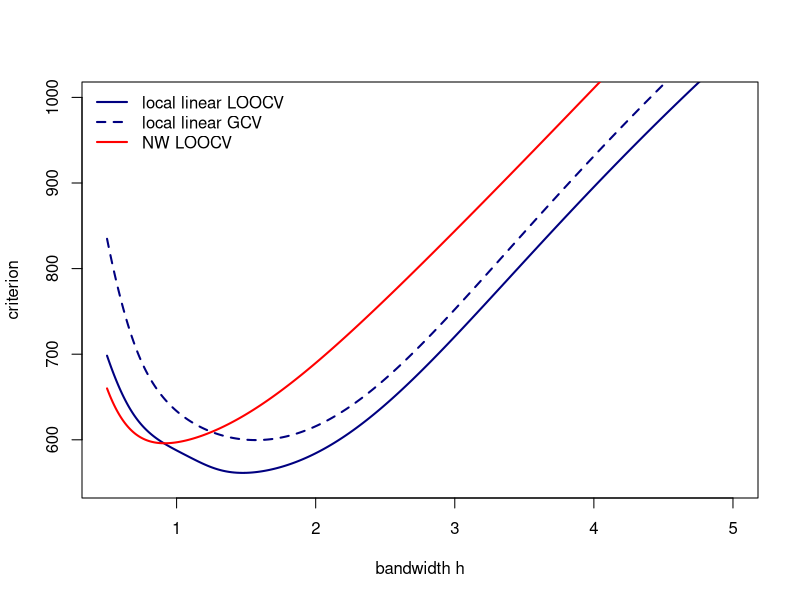
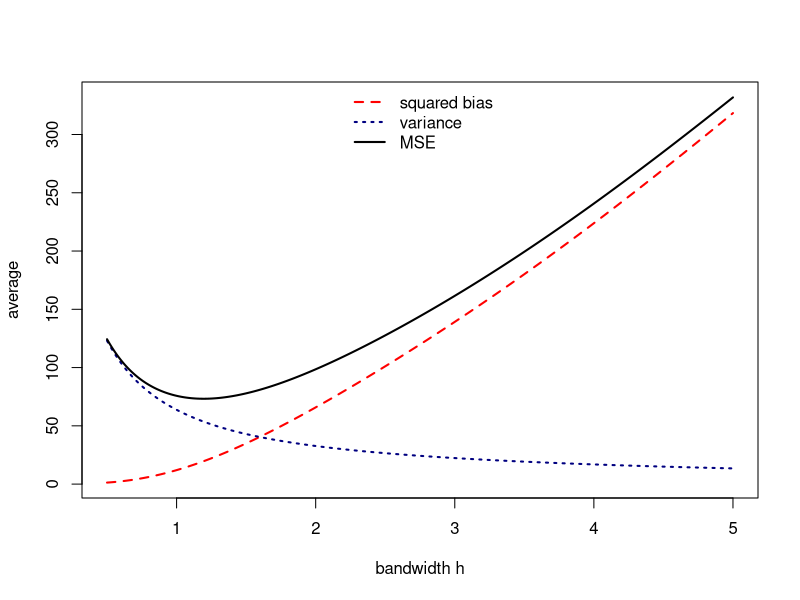

Generate these figures, in order, with R:
#' ---
#' title: "Session 20 — Smoother matrices, effective df and cross-validation"
#' subtitle: "Statistical Modelling (BAM), Spring 2027"
#' author: "Prof. Dae-Jin Lee (daelee@faculty.ie.edu)"
#' output: html_document
#' ---
#' 

#' 
## ----data---------------------------------------------------------------------
library(MASS)
data(mcycle)
x <- mcycle$times
y <- mcycle$accel
n <- length(y)
nw_S <- function(x0, x, h) {
  K <- dnorm(outer(x0, x, "-") / h)
  K / rowSums(K)
}
ll_S <- function(x0, x, h) {
  t(sapply(x0, function(u) {
    w <- dnorm((x - u) / h)
    X <- cbind(1, x - u)
    solve(crossprod(X, w * X), t(X * w))[1, ]
  }))
}

#' 
#' ## 1. A hand-sized example
#' 
#' Five points, triangular kernel $K(u) = (1 - |u|)_+$, bandwidth $h = 2$.
#' Neighbours at distance 0, 1, 2 get weights 1, 1/2, 0.
#' 
## ----toy----------------------------------------------------------------------
xt <- 1:5
yt <- c(2, 4, 3, 7, 9)
Kt <- pmax(1 - abs(outer(xt, xt, "-")) / 2, 0)
St <- Kt / rowSums(Kt)
St
ft <- drop(St %*% yt)
rt <- yt - ft
c(edf = sum(diag(St)), RSS = sum(rt^2))
cbind(fitted = ft, resid = rt, loo_resid = rt / (1 - diag(St)))
c(LOOCV = mean((rt / (1 - diag(St)))^2),
  GCV = 5 * sum(rt^2) / (5 - sum(diag(St)))^2)

#' 
#' ## 2. Leave-one-out CV without refitting
#' 
#' For Nadaraya–Watson, local polynomials with a fixed bandwidth and penalized
#' least squares, the leave-one-out residual is exactly
#' $(y_i - \hat f_i)/(1 - S_{ii})$. Check it by brute force for $h = 2$.
#' 
## ----loo-check----------------------------------------------------------------
h <- 2
S <- nw_S(x, x, h)
r <- y - drop(S %*% y)
shortcut <- mean((r / (1 - diag(S)))^2)
brute <- mean(sapply(1:n, function(i) {
  w <- dnorm((x[-i] - x[i]) / h)
  (y[i] - sum(w * y[-i]) / sum(w))^2
}))
c(shortcut = shortcut, brute_force = brute)

#' 
#' ## 3. Choosing h by LOOCV and GCV
#' 
#' $\mathrm{GCV}(h) = n\,\mathrm{RSS}(h) / (n - \mathrm{tr}\,S_h)^2$ replaces each
#' $S_{ii}$ by the average $\mathrm{tr}(S_h)/n$.
#' 
## ----choose-h-----------------------------------------------------------------
crit <- function(S) {
  f <- drop(S %*% y); r <- y - f; edf <- sum(diag(S))
  c(edf = edf, LOOCV = mean((r / (1 - diag(S)))^2),
    GCV = n * sum(r^2) / (n - edf)^2)
}
hs <- seq(0.5, 5, by = 0.01)
tab_nw <- t(sapply(hs, function(h) crit(nw_S(x, x, h))))
tab_ll <- t(sapply(hs, function(h) crit(ll_S(x, x, h))))
best <- function(tab, col) c(h = hs[which.min(tab[, col])], tab[which.min(tab[, col]), ])
rbind(NW_LOOCV = best(tab_nw, "LOOCV"), NW_GCV = best(tab_nw, "GCV"),
      LL_LOOCV = best(tab_ll, "LOOCV"), LL_GCV = best(tab_ll, "GCV"))
plot(hs, tab_ll[, "LOOCV"], type = "l", lwd = 2, col = "navy",
     xlab = "bandwidth h", ylab = "criterion", ylim = c(550, 1000))
lines(hs, tab_ll[, "GCV"], lwd = 2, lty = 2, col = "navy")
lines(hs, tab_nw[, "LOOCV"], lwd = 2, col = "red")
legend("topleft", bty = "n", lwd = 2, col = c("navy", "navy", "red"), lty = c(1, 2, 1),
       legend = c("local linear LOOCV", "local linear GCV", "NW LOOCV"))

#' 
#' ## 4. Bias and variance as functions of h
#' 
#' Take a smooth "truth" $f$ (here a heavily smoothed fit to the data, used only
#' as a test function) and constant $\sigma = 23$. For a linear smoother,
#' $\mathbb E(\hat f) = S f$ and $\mathrm{Var}(\hat f) = \sigma^2 S S^\top$, so the
#' average squared bias and variance can be computed exactly, without simulation.
#' 
## ----bias-variance------------------------------------------------------------
f_true <- drop(ll_S(x, x, 2.5) %*% y)   # test function, not an estimate of anything
sigma <- 23
bv <- t(sapply(hs, function(h) {
  S <- nw_S(x, x, h)
  c(bias2 = mean((S %*% f_true - f_true)^2),
    var = sigma^2 * mean(rowSums(S^2)))      # diag(S S') = row sums of squares
}))
mse <- rowSums(bv)
c(h_opt = hs[which.min(mse)], min_MSE = min(mse))
matplot(hs, cbind(bv, mse), type = "l", lty = c(2, 3, 1), lwd = 2,
        col = c("red", "navy", "black"), xlab = "bandwidth h", ylab = "average")
legend("top", bty = "n", lwd = 2, lty = c(2, 3, 1), col = c("red", "navy", "black"),
       legend = c("squared bias", "variance", "MSE"))

#' 
#' ## 5. Comparing smoothers fairly: equal effective df
#' 
#' A bandwidth of 2 means different things for different smoothers. Match them on
#' $\mathrm{edf} = \mathrm{tr}(S)$ instead. Here every fit uses 12 effective df.
#' 
## ----equal-edf----------------------------------------------------------------
target <- 12
h_nw <- uniroot(function(h) sum(diag(nw_S(x, x, h))) - target, c(0.5, 5))$root
h_ll <- uniroot(function(h) sum(diag(ll_S(x, x, h))) - target, c(0.5, 5))$root
span <- uniroot(function(s) loess(accel ~ times, mcycle, span = s)$trace.hat - target,
                c(0.2, 0.5))$root
f_nw <- drop(nw_S(x, x, h_nw) %*% y)
f_ll <- drop(ll_S(x, x, h_ll) %*% y)
lo <- loess(accel ~ times, mcycle, span = span)
ss <- smooth.spline(x, y, df = target)
rss <- c(NW = sum((y - f_nw)^2), local_linear = sum((y - f_ll)^2),
         LOESS_quadratic = sum(resid(lo)^2),
         smoothing_spline = sum((y - predict(ss, x)$y)^2))
round(cbind(RSS = rss, GCV = n * rss / (n - target)^2), 1)
round(c(h_nw = h_nw, h_ll = h_ll, span = span), 3)

#' 
#' At the same complexity Nadaraya–Watson has the largest residual sum of squares.
#' Both kernel fits are shallower at the minimum near 20 ms (about −104 g and
#' −100 g) than LOESS and the smoothing spline (about −115 g): a local constant or
#' local line has bias proportional to $h^2 f''(x)$ where the curve bends sharply.
#' Local quadratic fits and splines are close to each other.
#' 
#' ## 6. A band of ±2 sd(residuals) is not a confidence band
#' 
#' `sd(resid)` estimates the spread of a **new observation** around $f$; it is
#' nearly constant in $x$ and ignores the uncertainty of $\hat f$. A pointwise
#' standard error for $\hat f(x_i)$ under constant variance is
#' $\hat\sigma\sqrt{(SS^\top)_{ii}}$, which is much narrower and varies with $x$.
#' 
## ----bands--------------------------------------------------------------------
S <- ll_S(x, x, h_ll)
f <- drop(S %*% y)
sigma_hat <- sqrt(sum((y - f)^2) / (n - sum(diag(S))))
se_f <- sigma_hat * sqrt(rowSums(S^2))
c(sigma_hat = sigma_hat, se_f_min = min(se_f), se_f_max = max(se_f))

#' 
#' These standard errors still assume constant variance, which the motorcycle
#' data clearly violate (look at the residuals before 14 ms and between 15 and
#' 40 ms). We return to that in the lab.
